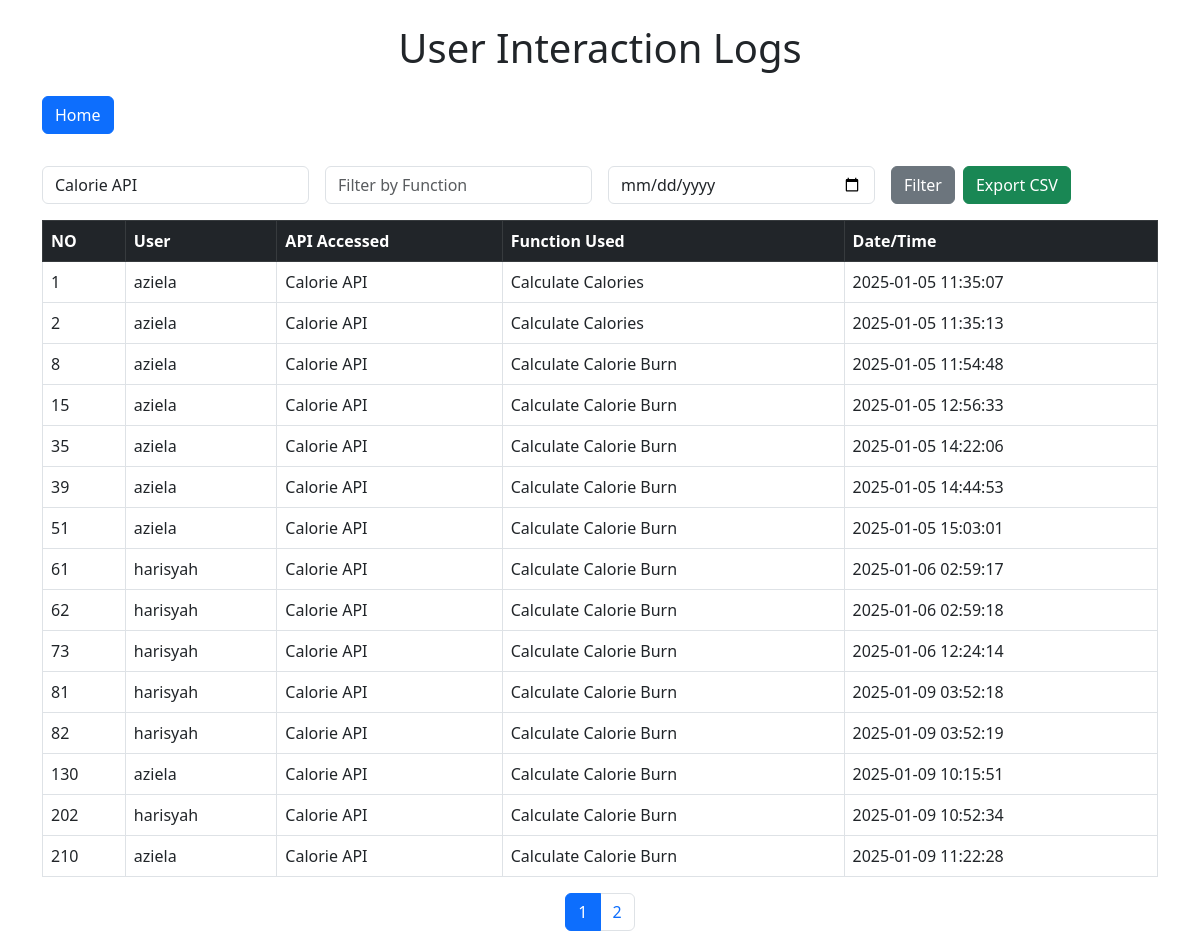
The app's page /interaction_logs.php?filter_api=Calorie API (signed in) with its own data.
### tables this page shows
CREATE TABLE `interaction_logs` (
  `id` int(11) NOT NULL,
  `user_id` int(11) DEFAULT NULL,
  `api_accessed` varchar(255) DEFAULT NULL,
  `function_used` varchar(255) DEFAULT NULL,
  `date_time` timestamp NOT NULL DEFAULT current_timestamp()
);

CREATE TABLE `users` (
  `user_id` int(11) NOT NULL,
  `username` varchar(100) NOT NULL,
  `password` varchar(255) NOT NULL,
  `email` varchar(100) DEFAULT NULL,
  `date_created` datetime DEFAULT current_timestamp()
);

### interaction_logs.php (the view, shortened to what this page needs)
<?php
include('db_connection.php');
function fetch_interaction_logs($page = 1, $filter_api = '', $filter_function = '', $filter_date = '', $sort = 'date_time') {
    global $pdo;
    $records_per_page = 15;
    $offset = ($page - 1) * $records_per_page;
    $sql = "SELECT il.id, u.username, il.api_accessed, il.function_used, il.date_time
        FROM interaction_logs il
        JOIN users u ON il.user_id = u.user_id
        WHERE il.api_accessed LIKE :filter_api
        AND il.function_used LIKE :filter_function
        AND il.date_time LIKE :filter_date
        ORDER BY $sort
        LIMIT :offset, :records_per_page";
    $stmt = $pdo->prepare($sql);
    $stmt->bindValue(':filter_api', "%$filter_api%", PDO::PARAM_STR);
    $stmt->bindValue(':filter_function', "%$filter_function%", PDO::PARAM_STR);
    $stmt->bindValue(':filter_date', "%$filter_date%", PDO::PARAM_STR);
    $stmt->bindValue(':offset', $offset, PDO::PARAM_INT);
    $stmt->bindValue(':records_per_page', $records_per_page, PDO::PARAM_INT);
    $stmt->execute();
    return $stmt->fetchAll(PDO::FETCH_ASSOC);
}
function get_total_record_count($filter_api = '', $filter_function = '', $filter_date = '') {
    global $pdo;
    $sql = "SELECT COUNT(*) FROM interaction_logs
            WHERE api_accessed LIKE :filter_api
            AND function_used LIKE :filter_function
            AND date_time LIKE :filter_date";
    $stmt = $pdo->prepare($sql);
    $stmt->bindValue(':filter_api', "%$filter_api%", PDO::PARAM_STR);
    $stmt->bindValue(':filter_function', "%$filter_function%", PDO::PARAM_STR);
    $stmt->bindValue(':filter_date', "%$filter_date%", PDO::PARAM_STR);
    $stmt->execute();
    return $stmt->fetchColumn();
}
$page = isset($_GET['page']) ? (int)$_GET['page'] : 1;
$filter_api = $_GET['filter_api'] ?? '';
$filter_function = $_GET['filter_function'] ?? '';
$filter_date = $_GET['filter_date'] ?? '';
$total_records = get_total_record_count($filter_api, $filter_function, $filter_date);
$logs = fetch_interaction_logs($page, $filter_api, $filter_function, $filter_date);
?>
<!DOCTYPE html>
<html lang="en">
<head>
    <link rel="stylesheet" href="https://cdn.jsdelivr.net/npm/bootstrap@5.3.0-alpha1/dist/css/bootstrap.min.css">
</head>
<body>
    <div class="container mt-4">
        <h1 class="mb-4 text-center">User Interaction Logs</h1>
        <form method="get" class="row g-3 mb-3">
            <div class="mb-3">
            <a href="index.html" class="btn btn-primary">Home</a>
            </div>
            <div class="col-md-3">
                <input type="text" name="filter_api" value="<?= htmlspecialchars($filter_api) ?>" class="form-control" placeholder="Filter by API">
            </div>
            <div class="col-md-3">
                <input type="text" name="filter_function" value="<?= htmlspecialchars($filter_function) ?>" class="form-control" placeholder="Filter by Function">
            </div>
            <div class="col-md-3">
                <input type="date" name="filter_date" value="<?= htmlspecialchars($filter_date) ?>" class="form-control" placeholder="Filter by Date">
            </div>
            <div class="col-md-3 d-flex">
                <button type="submit" class="btn btn-secondary me-2">Filter</button>
                <a href="?export=true&filter_api=<?= urlencode($filter_api) ?>&filter_function=<?= urlencode($filter_function) ?>&filter_date=<?= urlencode($filter_date) ?>" class="btn btn-success" target="_blank">Export CSV</a>
            </div>
        </form>
        <table class="table table-bordered">
            <thead class="table-dark">
                <tr>
                    <th>NO</th>
                    <th>User</th>
                    <th>API Accessed</th>
                    <th>Function Used</th>
                    <th>Date/Time</th>
                </tr>
            </thead>
            <tbody>
                <?php foreach ($logs as $row): ?>
                    <tr>
                        <td><?= $row['id'] ?></td>
                        <td><?= htmlspecialchars($row['username']) ?></td>
                        <td><?= htmlspecialchars($row['api_accessed']) ?></td>
                        <td><?= htmlspecialchars($row['function_used']) ?></td>
                        <td><?= htmlspecialchars($row['date_time']) ?></td>
                    </tr>
                <?php endforeach; ?>
            </tbody>
        </table>
        <nav>
            <ul class="pagination justify-content-center">
                <?php for ($i = 1; $i <= ceil($total_records / 15); $i++): ?>
                    <li class="page-item <?= ($i == $page) ? 'active' : '' ?>">
                        <a class="page-link" href="?page=<?= $i ?>&filter_api=<?= urlencode($filter_api) ?>&filter_function=<?= urlencode($filter_function) ?>&filter_date=<?= urlencode($filter_date) ?>"><?= $i ?></a>
                    </li>
                <?php endfor; ?>
            </ul>
        </nav>
    </div>
</body>
</html>

### records on screen
interaction_logs: id "1", user.username "aziela", api_accessed "Calorie API", function_used "Calculate Calories", date_time "2025-01-05 11:35:07"
interaction_logs: id "2", user.username "aziela", api_accessed "Calorie API", function_used "Calculate Calories", date_time "2025-01-05 11:35:13"
interaction_logs: id "8", user.username "aziela", api_accessed "Calorie API", function_used "Calculate Calorie Burn", date_time "2025-01-05 11:54:48"
interaction_logs: id "15", user.username "aziela", api_accessed "Calorie API", function_used "Calculate Calorie Burn", date_time "2025-01-05 12:56:33"
interaction_logs: id "35", user.username "aziela", api_accessed "Calorie API", function_used "Calculate Calorie Burn", date_time "2025-01-05 14:22:06"
interaction_logs: id "39", user.username "aziela", api_accessed "Calorie API", function_used "Calculate Calorie Burn", date_time "2025-01-05 14:44:53"
interaction_logs: id "51", user.username "aziela", api_accessed "Calorie API", function_used "Calculate Calorie Burn", date_time "2025-01-05 15:03:01"
interaction_logs: id "61", user.username "harisyah", api_accessed "Calorie API", function_used "Calculate Calorie Burn", date_time "2025-01-06 02:59:17"
interaction_logs: id "62", user.username "harisyah", api_accessed "Calorie API", function_used "Calculate Calorie Burn", date_time "2025-01-06 02:59:18"
interaction_logs: id "73", user.username "harisyah", api_accessed "Calorie API", function_used "Calculate Calorie Burn", date_time "2025-01-06 12:24:14"
interaction_logs: id "81", user.username "harisyah", api_accessed "Calorie API", function_used "Calculate Calorie Burn", date_time "2025-01-09 03:52:18"
interaction_logs: id "82", user.username "harisyah", api_accessed "Calorie API", function_used "Calculate Calorie Burn", date_time "2025-01-09 03:52:19"
interaction_logs: id "130", user.username "aziela", api_accessed "Calorie API", function_used "Calculate Calorie Burn", date_time "2025-01-09 10:15:51"
interaction_logs: id "202", user.username "harisyah", api_accessed "Calorie API", function_used "Calculate Calorie Burn", date_time "2025-01-09 10:52:34"
interaction_logs: id "210", user.username "aziela", api_accessed "Calorie API", function_used "Calculate Calorie Burn", date_time "2025-01-09 11:22:28"
